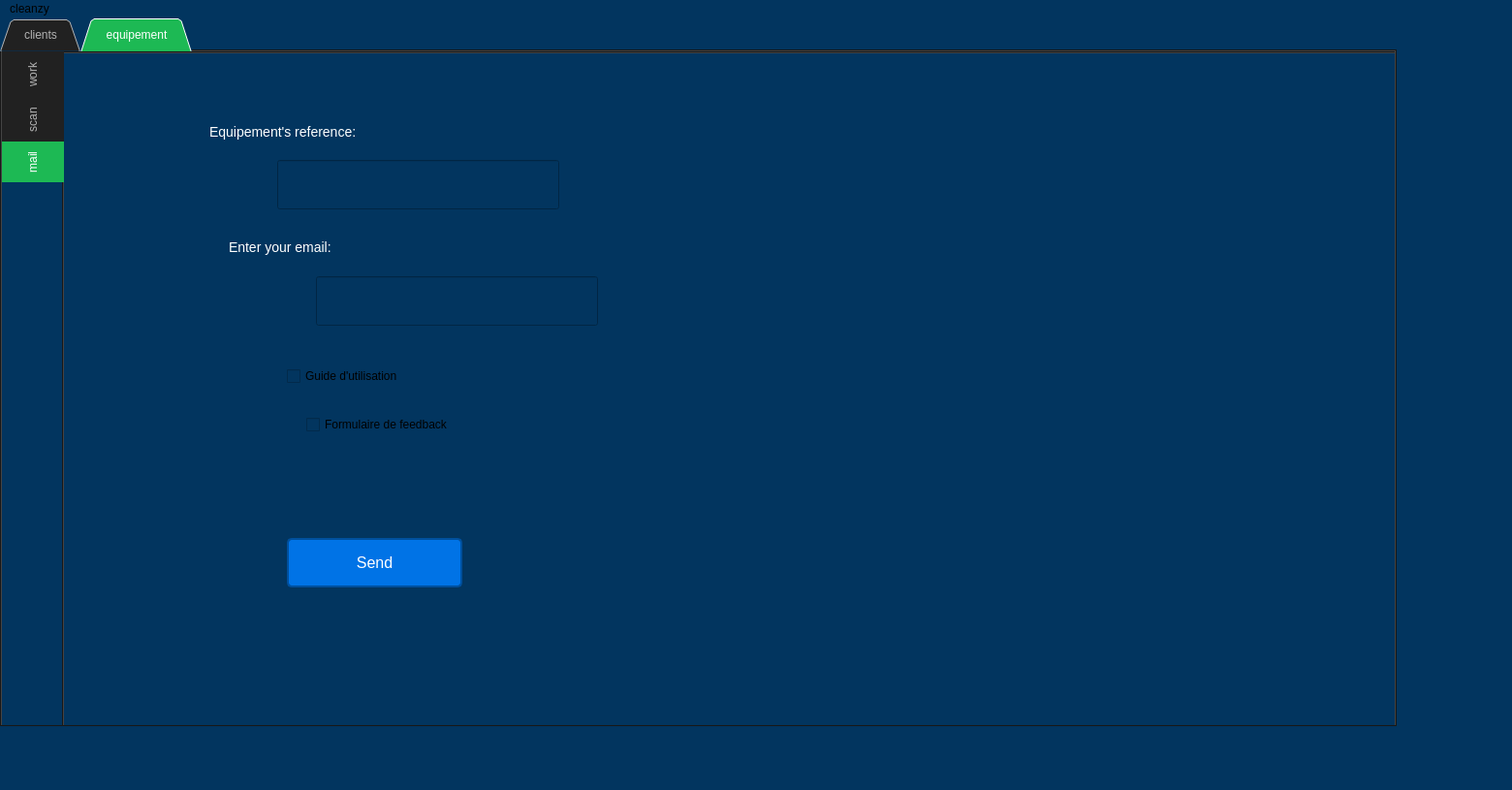
<?xml version="1.0" encoding="UTF-8"?>
<ui version="4.0">
 <class>MainWindow</class>
 <widget class="QMainWindow" name="MainWindow">
  <property name="geometry">
   <rect>
    <x>0</x>
    <y>0</y>
    <width>1560</width>
    <height>815</height>
   </rect>
  </property>
  <property name="windowTitle">
   <string>MainWindow</string>
  </property>
  <property name="styleSheet">
   <string notr="true">/* Dark Theme for the entire application */
QMainWindow {
    background-color: #02355F; /* Navy blue background */
}

QWidget {
    background-color: #02355F;
}

/* Styling for Labels */
QLabel {
    font-size: 14px;
    color: #ffffff; /* White text color */
}

/* Styling for Line Edits (not readOnly) */
QLineEdit[readOnly=&quot;false&quot;] {
    background-color: #D3D3D3; /* Slightly darker background */
    border: 2px solid #1DB954; /* Spotify green border */
    border-radius: 5px;
    padding: 5px;
    font-size: 14px;
    color: #ffffff;
}

/* Hover effect for Line Edits (not readOnly) */
QLineEdit[readOnly=&quot;false&quot;]:hover {
    background-color: #1E1E1E; /* Slightly lighter background on hover */
    border-color: #33A2FF; /* Light blue border on hover */
}

/* Focus effect for Line Edits (not readOnly) */
QLineEdit[readOnly=&quot;false&quot;]:focus {
    border-color: #33A2FF; /* Light blue border on focus */
}

/* Styling for Line Edits (readOnly) */
QLineEdit[readOnly=&quot;true&quot;] {
    background-color: #1f1e1e; /* Slightly darker background */
    border: 2px solid #1DB954; /* Spotify green border */
    border-radius: 5px;
    padding: 5px;
    font-size: 14px;
    color: #ffffff;
}

/* Style for Line Edits that are disabled */
QLineEdit:disabled {
    background-color: #666666; /* Gray background for disabled state */
    border: 2px solid #999999; /* Gray border for disabled state */
    border-radius: 5px;
    padding: 5px;
    font-size: 14px;
    color: #999999; /* Light gray text color for disabled state */
}

/* Styling for Push Buttons */
QPushButton {
    background-color: #0073e6;
    color: #ffffff;
    border: 2px solid #00509e;
    border-radius: 5px;
    padding: 10px 20px;
    font-size: 16px;
}

/* Hover effect for &quot;add&quot; QPushButton */
QPushButton[accessibleName=&quot;add&quot;]:hover {
    background-color: #107d38;
}

/* Hover effect for &quot;delete&quot; QPushButton */
QPushButton[accessibleName=&quot;delete&quot;]:hover {
    background-color: #107d38;
}

/* Styling for QTextEdit */
QTextEdit {
    background-color: #121212;
    border: 2px solid #1DB954;
    border-radius: 5px;
    padding: 5px;
    font-size: 14px;
    color: #ffffff;
}

QTextEdit:hover {
    background-color: #1E1E1E;
    border-color: #33A2FF;
}

QTextEdit:focus {
    border-color: #33A2FF;
}

/* Styling for QComboBox */
QComboBox {
    background-color: #121212;
    border: 2px solid #1DB954;
    border-radius: 5px;
    padding: 5px;
    font-size: 14px;
    color: #ffffff;
}

QComboBox:hover {
    background-color: #1E1E1E;
    border-color: #33A2FF;
}

QComboBox:focus {
    border-color: #33A2FF;
}

/* Styling for QGroupBox */
QGroupBox {
    border: none;
}

QGroupBox::title {
    color: #ffffff;
}

QGroupBox:hover {
    background-color: #1E1E1E;
}

/* Styling for QScrollBar */
QScrollBar:vertical {
    background: #121212;
    width: 10px;
}

QScrollBar::handle:vertical {
    background: #1DB954;
    min-height: 20px;
    border-radius: 5px;
}

/* Styling for QListView */
QListView {
    background-color: #121212;
    border: 2px solid #1DB954;
    border-radius: 5px;
    color: #ffffff;
    selection-background-color: #1DB954;
}

/* Styling for QTabWidget */
QTabWidget {
    background-color: #212121;
}

QTabBar::tab {
    padding: 10px 25px;
}

QTabBar::tab:selected {
    background-color: #1DB954;
    color: #ffffff;
}

QTabBar::tab:!selected {
    background-color: #212121;
    color: #b3b3b3;
}

/* Styling for QTableView and QTableWidget */
QTableView, QTableWidget {
    background-color: #02355F; /* Navy blue table background */
    border: 1px solid #666666; /* Fine gray border */
    border-radius: 5px;
    color: #ffffff;
    selection-background-color: #1DB954;
    font-size: 18px;
}

/* Header style for QTableView and QTableWidget */
QHeaderView::section {
    background-color: #1DB954;
    color: #ffffff;
    padding: 5px;
    border: 1px solid #666666; /* Fine gray borders for headers */
}

/* Row style for QTableView and QTableWidget */
QTableView::item, QTableWidget::item {
    border: 1px solid #666666; /* Fine gray row and column borders */
    padding: 5px;
}

/* Row hover effect */
QTableView::item:hover, QTableWidget::item:hover {
    background-color: #333333;
}

/* Selected row style */
QTableView::item:selected, QTableWidget::item:selected {
    background-color: #1DB954;
    color: #ffffff;
}

/* Styling for QSpinBox and QDoubleSpinBox */
QSpinBox[readOnly=&quot;false&quot;], QDoubleSpinBox[readOnly=&quot;false&quot;] {
    background-color: #121212;
    border: 2px solid #1DB954;
    border-radius: 5px;
    padding: 5px;
    font-size: 14px;
    color: #ffffff;
}

QSpinBox[readOnly=&quot;true&quot;], QDoubleSpinBox[readOnly=&quot;true&quot;] {
    background-color: #1f1e1e;
    border: 2px solid #1DB954;
    border-radius: 5px;
    padding: 5px;
    font-size: 14px;
    color: #ffffff;
}
</string>
  </property>
  <widget class="QWidget" name="centralwidget">
   <widget class="QTabWidget" name="gs_table">
    <property name="geometry">
     <rect>
      <x>0</x>
      <y>0</y>
      <width>1441</width>
      <height>731</height>
     </rect>
    </property>
    <property name="styleSheet">
     <string notr="true"/>
    </property>
    <property name="tabShape">
     <enum>QTabWidget::Triangular</enum>
    </property>
    <property name="currentIndex">
     <number>1</number>
    </property>
    <property name="iconSize">
     <size>
      <width>32</width>
      <height>32</height>
     </size>
    </property>
    <widget class="QWidget" name="tab_3">
     <attribute name="icon">
      <iconset resource="rescource.qrc">
       <normaloff>:/res/client.ico</normaloff>:/res/client.ico</iconset>
     </attribute>
     <attribute name="title">
      <string>clients</string>
     </attribute>
     <widget class="QTabWidget" name="lineEdit_date_2">
      <property name="geometry">
       <rect>
        <x>0</x>
        <y>0</y>
        <width>1471</width>
        <height>791</height>
       </rect>
      </property>
      <property name="tabPosition">
       <enum>QTabWidget::West</enum>
      </property>
      <property name="tabShape">
       <enum>QTabWidget::Rounded</enum>
      </property>
      <property name="currentIndex">
       <number>0</number>
      </property>
      <property name="iconSize">
       <size>
        <width>32</width>
        <height>32</height>
       </size>
      </property>
      <widget class="QWidget" name="tab_5">
       <attribute name="icon">
        <iconset resource="rescource.qrc">
         <normaloff>:/res/application.ico</normaloff>:/res/application.ico</iconset>
       </attribute>
       <attribute name="title">
        <string>work</string>
       </attribute>
       <widget class="QGroupBox" name="groupBox_3">
        <property name="geometry">
         <rect>
          <x>0</x>
          <y>10</y>
          <width>551</width>
          <height>521</height>
         </rect>
        </property>
        <property name="styleSheet">
         <string notr="true">font: 13pt &quot;Calibri&quot;;</string>
        </property>
        <property name="title">
         <string>New client</string>
        </property>
        <property name="flat">
         <bool>false</bool>
        </property>
        <property name="checkable">
         <bool>false</bool>
        </property>
        <layout class="QVBoxLayout" name="verticalLayout_3" stretch="0,0,0,0,0,0,1,1,0,0,0,0">
         <property name="spacing">
          <number>7</number>
         </property>
         <property name="leftMargin">
          <number>15</number>
         </property>
         <property name="topMargin">
          <number>50</number>
         </property>
         <property name="rightMargin">
          <number>15</number>
         </property>
         <property name="bottomMargin">
          <number>50</number>
         </property>
         <item>
          <widget class="QLabel" name="label_14">
           <property name="text">
            <string>CIN:</string>
           </property>
          </widget>
         </item>
         <item>
          <widget class="QLineEdit" name="client_lineEditCin"/>
         </item>
         <item>
          <widget class="QLabel" name="label_9">
           <property name="font">
            <font>
             <family>Calibri</family>
             <pointsize>13</pointsize>
             <italic>false</italic>
             <bold>false</bold>
            </font>
           </property>
           <property name="text">
            <string>nom:</string>
           </property>
          </widget>
         </item>
         <item>
          <widget class="QLineEdit" name="client_lineEditNom"/>
         </item>
         <item>
          <widget class="QLabel" name="label_10">
           <property name="text">
            <string>prenom:</string>
           </property>
          </widget>
         </item>
         <item>
          <widget class="QLineEdit" name="client_lineEditPrenom"/>
         </item>
         <item>
          <widget class="QLabel" name="label_11">
           <property name="text">
            <string>telephone:</string>
           </property>
          </widget>
         </item>
         <item>
          <widget class="QLineEdit" name="client_lineEditTelephone"/>
         </item>
         <item>
          <widget class="QLabel" name="label_13">
           <property name="text">
            <string>sexe:</string>
           </property>
          </widget>
         </item>
         <item>
          <widget class="QComboBox" name="client_comboBoxSexe">
           <item>
            <property name="text">
             <string>male</string>
            </property>
           </item>
           <item>
            <property name="text">
             <string>female</string>
            </property>
           </item>
           <item>
            <property name="text">
             <string/>
            </property>
           </item>
          </widget>
         </item>
         <item>
          <widget class="QLabel" name="label_15">
           <property name="text">
            <string>reservation date:</string>
           </property>
          </widget>
         </item>
         <item>
          <widget class="QDateEdit" name="client_res_dateEdit"/>
         </item>
        </layout>
       </widget>
       <widget class="QLineEdit" name="lineEditSearchClient">
        <property name="geometry">
         <rect>
          <x>650</x>
          <y>50</y>
          <width>295</width>
          <height>42</height>
         </rect>
        </property>
       </widget>
       <widget class="QTableView" name="client_tableView">
        <property name="geometry">
         <rect>
          <x>550</x>
          <y>140</y>
          <width>671</width>
          <height>231</height>
         </rect>
        </property>
       </widget>
       <widget class="QPushButton" name="client_tri_btn_">
        <property name="geometry">
         <rect>
          <x>970</x>
          <y>80</y>
          <width>131</width>
          <height>41</height>
         </rect>
        </property>
        <property name="text">
         <string>tri</string>
        </property>
        <property name="icon">
         <iconset resource="rescource.qrc">
          <normaloff>:/res/refresh.ico</normaloff>:/res/refresh.ico</iconset>
        </property>
        <property name="iconSize">
         <size>
          <width>32</width>
          <height>32</height>
         </size>
        </property>
       </widget>
       <widget class="QLabel" name="label">
        <property name="geometry">
         <rect>
          <x>1070</x>
          <y>470</y>
          <width>171</width>
          <height>141</height>
         </rect>
        </property>
        <property name="styleSheet">
         <string notr="true">image: url(:/ressources/logo/logo.png);
</string>
        </property>
        <property name="text">
         <string/>
        </property>
       </widget>
       <widget class="QComboBox" name="client_TriBox">
        <property name="geometry">
         <rect>
          <x>960</x>
          <y>40</y>
          <width>151</width>
          <height>28</height>
         </rect>
        </property>
        <item>
         <property name="text">
          <string>nom_ascendant</string>
         </property>
        </item>
        <item>
         <property name="text">
          <string>nom_descendant</string>
         </property>
        </item>
        <item>
         <property name="text">
          <string>id_ascendant</string>
         </property>
        </item>
        <item>
         <property name="text">
          <string>id_descendant</string>
         </property>
        </item>
        <item>
         <property name="text">
          <string>sexe_ascendant</string>
         </property>
        </item>
        <item>
         <property name="text">
          <string>sexe_descendant</string>
         </property>
        </item>
       </widget>
       <widget class="QFrame" name="clientChartFrame">
        <property name="geometry">
         <rect>
          <x>609</x>
          <y>399</y>
          <width>481</width>
          <height>201</height>
         </rect>
        </property>
        <layout class="QHBoxLayout" name="horizontalLayout"/>
       </widget>
       <widget class="QPushButton" name="client_exportPdf_btn">
        <property name="geometry">
         <rect>
          <x>190</x>
          <y>580</y>
          <width>171</width>
          <height>41</height>
         </rect>
        </property>
        <property name="text">
         <string>export </string>
        </property>
        <property name="icon">
         <iconset resource="rescource.qrc">
          <normaloff>:/res/file.ico</normaloff>:/res/file.ico</iconset>
        </property>
        <property name="iconSize">
         <size>
          <width>32</width>
          <height>32</height>
         </size>
        </property>
       </widget>
       <widget class="QPushButton" name="client_update_btn">
        <property name="geometry">
         <rect>
          <x>190</x>
          <y>520</y>
          <width>171</width>
          <height>41</height>
         </rect>
        </property>
        <property name="text">
         <string>update </string>
        </property>
        <property name="icon">
         <iconset resource="rescource.qrc">
          <normaloff>:/res/refresh.ico</normaloff>:/res/refresh.ico</iconset>
        </property>
        <property name="iconSize">
         <size>
          <width>32</width>
          <height>32</height>
         </size>
        </property>
       </widget>
       <widget class="QPushButton" name="client_delete_btn">
        <property name="geometry">
         <rect>
          <x>370</x>
          <y>520</y>
          <width>171</width>
          <height>41</height>
         </rect>
        </property>
        <property name="text">
         <string>delete</string>
        </property>
        <property name="icon">
         <iconset resource="rescource.qrc">
          <normaloff>:/res/delete.ico</normaloff>:/res/delete.ico</iconset>
        </property>
        <property name="iconSize">
         <size>
          <width>32</width>
          <height>32</height>
         </size>
        </property>
       </widget>
       <widget class="QPushButton" name="client_add_btn">
        <property name="geometry">
         <rect>
          <x>10</x>
          <y>520</y>
          <width>171</width>
          <height>41</height>
         </rect>
        </property>
        <property name="text">
         <string>Add </string>
        </property>
        <property name="icon">
         <iconset resource="rescource.qrc">
          <normaloff>:/res/add.ico</normaloff>:/res/add.ico</iconset>
        </property>
        <property name="iconSize">
         <size>
          <width>32</width>
          <height>32</height>
         </size>
        </property>
       </widget>
       <widget class="QComboBox" name="client_searchBox">
        <property name="geometry">
         <rect>
          <x>560</x>
          <y>60</y>
          <width>82</width>
          <height>28</height>
         </rect>
        </property>
        <item>
         <property name="text">
          <string>Nom</string>
         </property>
        </item>
        <item>
         <property name="text">
          <string>Prénom</string>
         </property>
        </item>
        <item>
         <property name="text">
          <string>ID</string>
         </property>
        </item>
       </widget>
      </widget>
      <widget class="QWidget" name="tab_8">
       <attribute name="icon">
        <iconset resource="rescource.qrc">
         <normaloff>:/res/sms_1.ico</normaloff>:/res/sms_1.ico</iconset>
       </attribute>
       <attribute name="title">
        <string>sms</string>
       </attribute>
       <widget class="QPushButton" name="client_sms_Btn">
        <property name="geometry">
         <rect>
          <x>790</x>
          <y>170</y>
          <width>151</width>
          <height>51</height>
         </rect>
        </property>
        <property name="text">
         <string>send</string>
        </property>
        <property name="icon">
         <iconset resource="rescource.qrc">
          <normaloff>:/res/send_1.ico</normaloff>:/res/send_1.ico</iconset>
        </property>
       </widget>
       <widget class="QLineEdit" name="smsLineEdit">
        <property name="geometry">
         <rect>
          <x>490</x>
          <y>170</y>
          <width>261</width>
          <height>41</height>
         </rect>
        </property>
       </widget>
       <widget class="QLabel" name="label_2">
        <property name="geometry">
         <rect>
          <x>320</x>
          <y>160</y>
          <width>141</width>
          <height>61</height>
         </rect>
        </property>
        <property name="styleSheet">
         <string notr="true">font: 18pt &quot;Segoe UI&quot;;</string>
        </property>
        <property name="text">
         <string>enter ID :</string>
        </property>
       </widget>
      </widget>
      <widget class="QWidget" name="tab_6">
       <attribute name="icon">
        <iconset resource="rescource.qrc">
         <normaloff>:/res/calendar.png</normaloff>:/res/calendar.png</iconset>
       </attribute>
       <attribute name="title">
        <string>calendar</string>
       </attribute>
       <widget class="QCalendarWidget" name="clients_calendarWidget">
        <property name="geometry">
         <rect>
          <x>60</x>
          <y>14</y>
          <width>1141</width>
          <height>291</height>
         </rect>
        </property>
       </widget>
       <widget class="QLineEdit" name="lineEdit_date">
        <property name="geometry">
         <rect>
          <x>60</x>
          <y>330</y>
          <width>1141</width>
          <height>31</height>
         </rect>
        </property>
       </widget>
       <widget class="QTableView" name="clients_calander_tab_view">
        <property name="geometry">
         <rect>
          <x>60</x>
          <y>370</y>
          <width>1141</width>
          <height>241</height>
         </rect>
        </property>
       </widget>
      </widget>
     </widget>
    </widget>
    <widget class="QWidget" name="equipement">
     <attribute name="icon">
      <iconset resource="rescource.qrc">
       <normaloff>:/res/cleaning.ico</normaloff>:/res/cleaning.ico</iconset>
     </attribute>
     <attribute name="title">
      <string>equipement</string>
     </attribute>
     <widget class="QTabWidget" name="tabWidget_3">
      <property name="geometry">
       <rect>
        <x>0</x>
        <y>0</y>
        <width>1521</width>
        <height>741</height>
       </rect>
      </property>
      <property name="tabPosition">
       <enum>QTabWidget::West</enum>
      </property>
      <property name="tabShape">
       <enum>QTabWidget::Rounded</enum>
      </property>
      <property name="currentIndex">
       <number>2</number>
      </property>
      <property name="iconSize">
       <size>
        <width>32</width>
        <height>32</height>
       </size>
      </property>
      <widget class="QWidget" name="tab1">
       <attribute name="icon">
        <iconset resource="rescource.qrc">
         <normaloff>:/res/application.ico</normaloff>:/res/application.ico</iconset>
       </attribute>
       <attribute name="title">
        <string>work</string>
       </attribute>
       <widget class="QGroupBox" name="groupBox_2">
        <property name="geometry">
         <rect>
          <x>20</x>
          <y>20</y>
          <width>461</width>
          <height>541</height>
         </rect>
        </property>
        <property name="styleSheet">
         <string notr="true">font: 13pt &quot;Calibri&quot;;</string>
        </property>
        <property name="title">
         <string>New equipement</string>
        </property>
        <property name="flat">
         <bool>false</bool>
        </property>
        <property name="checkable">
         <bool>false</bool>
        </property>
        <layout class="QVBoxLayout" name="verticalLayout" stretch="1,1,0,0,0,0,0,0,0,0,0,0,0,0">
         <property name="spacing">
          <number>7</number>
         </property>
         <property name="leftMargin">
          <number>15</number>
         </property>
         <property name="topMargin">
          <number>30</number>
         </property>
         <property name="rightMargin">
          <number>15</number>
         </property>
         <property name="bottomMargin">
          <number>30</number>
         </property>
         <item>
          <widget class="QLabel" name="label_5">
           <property name="text">
            <string>Reference:</string>
           </property>
          </widget>
         </item>
         <item>
          <widget class="QLineEdit" name="lineEditReference"/>
         </item>
         <item>
          <widget class="QLabel" name="label_4">
           <property name="font">
            <font>
             <family>Calibri</family>
             <pointsize>11</pointsize>
             <italic>false</italic>
             <bold>false</bold>
            </font>
           </property>
           <property name="styleSheet">
            <string notr="true">font: 11pt &quot;Calibri&quot;;</string>
           </property>
           <property name="text">
            <string>Nom:</string>
           </property>
          </widget>
         </item>
         <item>
          <widget class="QLineEdit" name="lineEditNom"/>
         </item>
         <item>
          <widget class="QLabel" name="label_6">
           <property name="text">
            <string>Quantite:</string>
           </property>
          </widget>
         </item>
         <item>
          <widget class="QLineEdit" name="lineEditQuantite"/>
         </item>
         <item>
          <widget class="QLabel" name="label_12">
           <property name="text">
            <string>Prix:</string>
           </property>
          </widget>
         </item>
         <item>
          <widget class="QLineEdit" name="lineEditPrix"/>
         </item>
         <item>
          <widget class="QLabel" name="label_16">
           <property name="text">
            <string>Marque:</string>
           </property>
          </widget>
         </item>
         <item>
          <widget class="QLineEdit" name="lineEditMarque"/>
         </item>
         <item>
          <widget class="QLabel" name="label_7">
           <property name="text">
            <string>Etat:</string>
           </property>
          </widget>
         </item>
         <item>
          <widget class="QComboBox" name="comboBoxEtat">
           <item>
            <property name="text">
             <string>En service</string>
            </property>
           </item>
           <item>
            <property name="text">
             <string>Disponible</string>
            </property>
           </item>
           <item>
            <property name="text">
             <string>En panne</string>
            </property>
           </item>
          </widget>
         </item>
         <item>
          <widget class="QLabel" name="label_8">
           <property name="text">
            <string>Type:</string>
           </property>
          </widget>
         </item>
         <item>
          <widget class="QComboBox" name="comboBoxType">
           <item>
            <property name="text">
             <string>Machine</string>
            </property>
           </item>
           <item>
            <property name="text">
             <string>Materiel</string>
            </property>
           </item>
          </widget>
         </item>
        </layout>
       </widget>
       <widget class="QPushButton" name="equip_add_btn">
        <property name="geometry">
         <rect>
          <x>40</x>
          <y>560</y>
          <width>131</width>
          <height>41</height>
         </rect>
        </property>
        <property name="text">
         <string>Add </string>
        </property>
        <property name="icon">
         <iconset resource="rescource.qrc">
          <normaloff>:/res/add.ico</normaloff>:/res/add.ico</iconset>
        </property>
        <property name="iconSize">
         <size>
          <width>32</width>
          <height>32</height>
         </size>
        </property>
       </widget>
       <widget class="QPushButton" name="equip_update_btn">
        <property name="geometry">
         <rect>
          <x>180</x>
          <y>560</y>
          <width>131</width>
          <height>41</height>
         </rect>
        </property>
        <property name="text">
         <string>update </string>
        </property>
        <property name="icon">
         <iconset resource="rescource.qrc">
          <normaloff>:/res/refresh.ico</normaloff>:/res/refresh.ico</iconset>
        </property>
        <property name="iconSize">
         <size>
          <width>32</width>
          <height>32</height>
         </size>
        </property>
       </widget>
       <widget class="QPushButton" name="equip_delete_btn">
        <property name="geometry">
         <rect>
          <x>320</x>
          <y>560</y>
          <width>131</width>
          <height>41</height>
         </rect>
        </property>
        <property name="styleSheet">
         <string notr="true"/>
        </property>
        <property name="text">
         <string>delete</string>
        </property>
        <property name="icon">
         <iconset resource="rescource.qrc">
          <normaloff>:/res/delete.ico</normaloff>:/res/delete.ico</iconset>
        </property>
        <property name="iconSize">
         <size>
          <width>32</width>
          <height>32</height>
         </size>
        </property>
       </widget>
       <widget class="QPushButton" name="tri_btn">
        <property name="geometry">
         <rect>
          <x>990</x>
          <y>10</y>
          <width>171</width>
          <height>41</height>
         </rect>
        </property>
        <property name="text">
         <string>Filtre</string>
        </property>
        <property name="icon">
         <iconset resource="rescource.qrc">
          <normaloff>:/res/filter.ico</normaloff>:/res/filter.ico</iconset>
        </property>
        <property name="iconSize">
         <size>
          <width>32</width>
          <height>32</height>
         </size>
        </property>
       </widget>
       <widget class="QPushButton" name="search_btn">
        <property name="geometry">
         <rect>
          <x>500</x>
          <y>20</y>
          <width>131</width>
          <height>41</height>
         </rect>
        </property>
        <property name="styleSheet">
         <string notr="true"/>
        </property>
        <property name="text">
         <string>search</string>
        </property>
        <property name="icon">
         <iconset resource="rescource.qrc">
          <normaloff>:/res/search.ico</normaloff>:/res/search.ico</iconset>
        </property>
        <property name="iconSize">
         <size>
          <width>32</width>
          <height>32</height>
         </size>
        </property>
       </widget>
       <widget class="QLineEdit" name="lineEditSearchReference">
        <property name="geometry">
         <rect>
          <x>640</x>
          <y>40</y>
          <width>295</width>
          <height>42</height>
         </rect>
        </property>
       </widget>
       <widget class="QTableView" name="tableViewEquipement">
        <property name="geometry">
         <rect>
          <x>490</x>
          <y>130</y>
          <width>711</width>
          <height>281</height>
         </rect>
        </property>
       </widget>
       <widget class="QLabel" name="label_17">
        <property name="geometry">
         <rect>
          <x>820</x>
          <y>550</y>
          <width>63</width>
          <height>20</height>
         </rect>
        </property>
        <property name="text">
         <string/>
        </property>
       </widget>
       <widget class="QComboBox" name="comboBoxTri1">
        <property name="geometry">
         <rect>
          <x>950</x>
          <y>60</y>
          <width>111</width>
          <height>41</height>
         </rect>
        </property>
        <item>
         <property name="text">
          <string>Prix</string>
         </property>
        </item>
        <item>
         <property name="text">
          <string>Marque</string>
         </property>
        </item>
        <item>
         <property name="text">
          <string>Nom</string>
         </property>
        </item>
       </widget>
       <widget class="QFrame" name="equipementChartFrame">
        <property name="geometry">
         <rect>
          <x>550</x>
          <y>430</y>
          <width>601</width>
          <height>201</height>
         </rect>
        </property>
        <layout class="QHBoxLayout" name="horizontalLayout_2"/>
       </widget>
       <widget class="QLabel" name="label_19">
        <property name="geometry">
         <rect>
          <x>1130</x>
          <y>480</y>
          <width>111</width>
          <height>111</height>
         </rect>
        </property>
        <property name="text">
         <string/>
        </property>
        <property name="pixmap">
         <pixmap>../GS__equipement - Copy succes 2/Design a (((log 02555e2c-2316-439f-ae6c-687596cb4096.ico</pixmap>
        </property>
        <property name="scaledContents">
         <bool>true</bool>
        </property>
       </widget>
       <widget class="QComboBox" name="comboBoxSearch">
        <property name="geometry">
         <rect>
          <x>500</x>
          <y>70</y>
          <width>131</width>
          <height>41</height>
         </rect>
        </property>
        <item>
         <property name="text">
          <string>Reference</string>
         </property>
        </item>
        <item>
         <property name="text">
          <string>Marque</string>
         </property>
        </item>
        <item>
         <property name="text">
          <string>Nom</string>
         </property>
        </item>
       </widget>
       <widget class="QComboBox" name="comboBoxTri2">
        <property name="geometry">
         <rect>
          <x>1070</x>
          <y>60</y>
          <width>111</width>
          <height>41</height>
         </rect>
        </property>
        <item>
         <property name="text">
          <string>Ascendant</string>
         </property>
        </item>
        <item>
         <property name="text">
          <string>Desccendant</string>
         </property>
        </item>
       </widget>
       <widget class="QPushButton" name="equip_exportPdf_btn">
        <property name="geometry">
         <rect>
          <x>180</x>
          <y>620</y>
          <width>131</width>
          <height>41</height>
         </rect>
        </property>
        <property name="text">
         <string>export </string>
        </property>
        <property name="icon">
         <iconset resource="rescource.qrc">
          <normaloff>:/res/file.ico</normaloff>:/res/file.ico</iconset>
        </property>
        <property name="iconSize">
         <size>
          <width>32</width>
          <height>32</height>
         </size>
        </property>
       </widget>
      </widget>
      <widget class="QWidget" name="tab_21">
       <attribute name="icon">
        <iconset resource="rescource.qrc">
         <normaloff>:/res/barcode-scan.ico</normaloff>:/res/barcode-scan.ico</iconset>
       </attribute>
       <attribute name="title">
        <string>scan</string>
       </attribute>
       <widget class="QLabel" name="qr_code">
        <property name="geometry">
         <rect>
          <x>730</x>
          <y>160</y>
          <width>150</width>
          <height>150</height>
         </rect>
        </property>
        <property name="styleSheet">
         <string notr="true">background-color: rgb(255, 255, 255);</string>
        </property>
        <property name="text">
         <string/>
        </property>
       </widget>
       <widget class="QTextEdit" name="textEdit">
        <property name="geometry">
         <rect>
          <x>420</x>
          <y>20</y>
          <width>341</width>
          <height>51</height>
         </rect>
        </property>
        <property name="styleSheet">
         <string notr="true">background-color: #02355F;</string>
        </property>
        <property name="html">
         <string>&lt;!DOCTYPE HTML PUBLIC &quot;-//W3C//DTD HTML 4.0//EN&quot; &quot;http://www.w3.org/TR/REC-html40/strict.dtd&quot;&gt;
&lt;html&gt;&lt;head&gt;&lt;meta name=&quot;qrichtext&quot; content=&quot;1&quot; /&gt;&lt;meta charset=&quot;utf-8&quot; /&gt;&lt;style type=&quot;text/css&quot;&gt;
p, li { white-space: pre-wrap; }
&lt;/style&gt;&lt;/head&gt;&lt;body style=&quot; font-family:'Segoe UI'; font-size:14px; font-weight:400; font-style:normal;&quot;&gt;
&lt;p align=&quot;center&quot; style=&quot; margin-top:0px; margin-bottom:0px; margin-left:0px; margin-right:0px; -qt-block-indent:0; text-indent:0px;&quot;&gt;&lt;span style=&quot; font-family:'MS Shell Dlg 2'; font-size:11pt; font-weight:600; color:#03ace3;&quot;&gt;Scanner pour plus d'information&lt;/span&gt;&lt;/p&gt;&lt;/body&gt;&lt;/html&gt;</string>
        </property>
       </widget>
       <widget class="QPushButton" name="generateQRCodeButton">
        <property name="geometry">
         <rect>
          <x>740</x>
          <y>360</y>
          <width>131</width>
          <height>61</height>
         </rect>
        </property>
        <property name="styleSheet">
         <string notr="true">font: 15pt &quot;Calibri&quot;;</string>
        </property>
        <property name="text">
         <string>code</string>
        </property>
        <property name="icon">
         <iconset resource="rescource.qrc">
          <normaloff>:/res/qr-code_1.ico</normaloff>:/res/qr-code_1.ico</iconset>
        </property>
        <property name="iconSize">
         <size>
          <width>25</width>
          <height>25</height>
         </size>
        </property>
       </widget>
       <widget class="QLineEdit" name="lineEditReference3">
        <property name="geometry">
         <rect>
          <x>210</x>
          <y>230</y>
          <width>281</width>
          <height>51</height>
         </rect>
        </property>
       </widget>
       <widget class="QLabel" name="label_25">
        <property name="geometry">
         <rect>
          <x>210</x>
          <y>170</y>
          <width>211</width>
          <height>41</height>
         </rect>
        </property>
        <property name="styleSheet">
         <string notr="true">font: 15pt &quot;Calibri&quot;;</string>
        </property>
        <property name="text">
         <string>Enter the reference : </string>
        </property>
       </widget>
      </widget>
      <widget class="QWidget" name="tab_4">
       <attribute name="icon">
        <iconset resource="rescource.qrc">
         <normaloff>:/res/email.ico</normaloff>:/res/email.ico</iconset>
       </attribute>
       <attribute name="title">
        <string>mail</string>
       </attribute>
       <widget class="QLabel" name="label_20">
        <property name="geometry">
         <rect>
          <x>150</x>
          <y>50</y>
          <width>221</width>
          <height>61</height>
         </rect>
        </property>
        <property name="styleSheet">
         <string notr="true">font: 12pt &quot;Segoe UI&quot;;</string>
        </property>
        <property name="text">
         <string>Equipement's reference:</string>
        </property>
       </widget>
       <widget class="QLineEdit" name="lineEditMail">
        <property name="geometry">
         <rect>
          <x>260</x>
          <y>230</y>
          <width>291</width>
          <height>51</height>
         </rect>
        </property>
       </widget>
       <widget class="QPushButton" name="email_Btn">
        <property name="geometry">
         <rect>
          <x>230</x>
          <y>500</y>
          <width>181</width>
          <height>51</height>
         </rect>
        </property>
        <property name="text">
         <string>Send</string>
        </property>
        <property name="icon">
         <iconset resource="rescource.qrc">
          <normaloff>:/res/send_1.ico</normaloff>:/res/send_1.ico</iconset>
        </property>
       </widget>
       <widget class="QLineEdit" name="lineEditReference_2">
        <property name="geometry">
         <rect>
          <x>220</x>
          <y>110</y>
          <width>291</width>
          <height>51</height>
         </rect>
        </property>
       </widget>
       <widget class="QCheckBox" name="checkBoxGuide">
        <property name="geometry">
         <rect>
          <x>230</x>
          <y>320</y>
          <width>151</width>
          <height>26</height>
         </rect>
        </property>
        <property name="text">
         <string>Guide d'utilisation</string>
        </property>
       </widget>
       <widget class="QCheckBox" name="checkBoxFormulaire">
        <property name="geometry">
         <rect>
          <x>250</x>
          <y>370</y>
          <width>181</width>
          <height>26</height>
         </rect>
        </property>
        <property name="text">
         <string>Formulaire de feedback</string>
        </property>
       </widget>
       <widget class="QLabel" name="label_21">
        <property name="geometry">
         <rect>
          <x>170</x>
          <y>190</y>
          <width>151</width>
          <height>20</height>
         </rect>
        </property>
        <property name="styleSheet">
         <string notr="true">font: 12pt &quot;Segoe UI&quot;;</string>
        </property>
        <property name="text">
         <string>Enter your email:</string>
        </property>
       </widget>
      </widget>
     </widget>
    </widget>
   </widget>
  </widget>
  <widget class="QMenuBar" name="menubar">
   <property name="geometry">
    <rect>
     <x>0</x>
     <y>0</y>
     <width>1560</width>
     <height>25</height>
    </rect>
   </property>
   <widget class="QMenu" name="menucleanzy">
    <property name="title">
     <string>cleanzy</string>
    </property>
   </widget>
   <addaction name="menucleanzy"/>
  </widget>
  <widget class="QStatusBar" name="statusbar"/>
 </widget>
 <resources>
  <include location="rescource.qrc"/>
 </resources>
 <connections/>
</ui>
